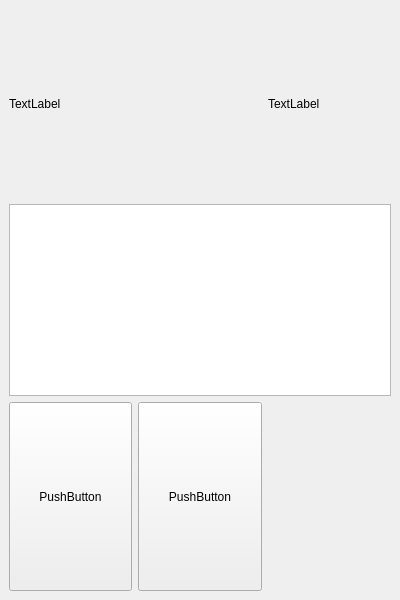
<?xml version="1.0" encoding="UTF-8"?>
<ui version="4.0">
 <class>MainWindow</class>
 <widget class="QMainWindow" name="MainWindow">
  <property name="geometry">
   <rect>
    <x>0</x>
    <y>0</y>
    <width>400</width>
    <height>600</height>
   </rect>
  </property>
  <property name="windowTitle">
   <string>MainWindow</string>
  </property>
  <widget class="QWidget" name="centralwidget">
   <property name="sizePolicy">
    <sizepolicy hsizetype="Expanding" vsizetype="Expanding">
     <horstretch>0</horstretch>
     <verstretch>0</verstretch>
    </sizepolicy>
   </property>
   <layout class="QGridLayout" name="gridLayout">
    <item row="0" column="0" colspan="2">
     <widget class="QLabel" name="nameLabel">
      <property name="sizePolicy">
       <sizepolicy hsizetype="Expanding" vsizetype="Expanding">
        <horstretch>0</horstretch>
        <verstretch>0</verstretch>
       </sizepolicy>
      </property>
      <property name="text">
       <string>TextLabel</string>
      </property>
     </widget>
    </item>
    <item row="0" column="2">
     <widget class="QLabel" name="countLabel">
      <property name="sizePolicy">
       <sizepolicy hsizetype="Expanding" vsizetype="Expanding">
        <horstretch>0</horstretch>
        <verstretch>0</verstretch>
       </sizepolicy>
      </property>
      <property name="text">
       <string>TextLabel</string>
      </property>
     </widget>
    </item>
    <item row="1" column="0" colspan="3">
     <widget class="QListWidget" name="listWidget">
      <property name="acceptDrops">
       <bool>true</bool>
      </property>
      <property name="dragEnabled">
       <bool>true</bool>
      </property>
      <property name="dragDropMode">
       <enum>QAbstractItemView::InternalMove</enum>
      </property>
     </widget>
    </item>
    <item row="2" column="0">
     <widget class="QPushButton" name="addButton">
      <property name="sizePolicy">
       <sizepolicy hsizetype="Expanding" vsizetype="Expanding">
        <horstretch>0</horstretch>
        <verstretch>0</verstretch>
       </sizepolicy>
      </property>
      <property name="text">
       <string>PushButton</string>
      </property>
     </widget>
    </item>
    <item row="2" column="1">
     <widget class="QPushButton" name="deleteButton">
      <property name="sizePolicy">
       <sizepolicy hsizetype="Expanding" vsizetype="Expanding">
        <horstretch>0</horstretch>
        <verstretch>0</verstretch>
       </sizepolicy>
      </property>
      <property name="text">
       <string>PushButton</string>
      </property>
     </widget>
    </item>
   </layout>
  </widget>
 </widget>
 <resources/>
 <connections/>
</ui>
